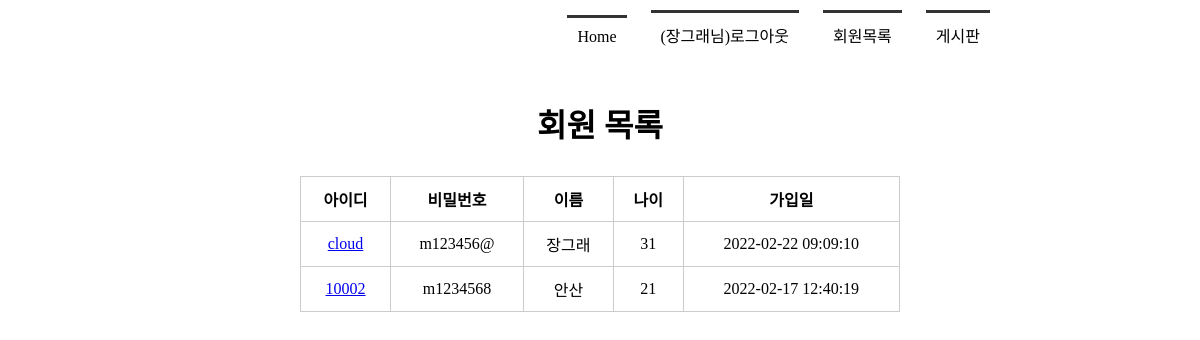
The page /memberlist/ (signed in) on the database its author committed.
### tables this page shows
CREATE TABLE member(
            mid char(5) PRIMARY KEY,
            passwd  char(8) NOT NULL,
            name    text NOT NULL,
            age integer,
            regDate timestamp date DEFAULT (datetime('now', 'localtime'))
        );

### app.py (the view)
@app.route('/memberlist/')
def memberlist():
    rs = select_member()
    return render_template('memberlist.html', rs = rs)

### model/model_member.py (called while the page is built)
def getconn():
    conn = sqlite3.connect("./members.db")
    return conn

def select_member():
    conn = getconn()
    cur = conn.cursor()
    sql = "SELECT * FROM member ORDER BY regDate DESC"
    cur.execute(sql)
    rs = cur.fetchall()
    conn.close()
    return rs

### templates/memberlist.html (shortened to what this page needs)
<!DOCTYPE html>
<html lang="en">
<head>
    <link rel="stylesheet" href="{{ url_for('static', filename='style.css')  }}">
</head>
<body>
    <div id="container">
        {% include 'navbar.html' %}
        <section>
            <h1>회원 목록</h1>
            <table>
                <tr>
                    <th>아이디</th><th>비밀번호</th><th>이름</th><th>나이</th><th>가입일</th>
                </tr>
                {% for i in rs %}
                <tr>
                    <td><a href="{{ url_for('member_view', id=i[0]) }}">{{ i[0] }}</a></td>
                    <td>{{ i[1] }}</td>
                    <td>{{ i[2] }}</td>
                    <td>{{ i[3] }}</td>
                    <td>{{ i[4] }}</td>
                </tr>
                {% endfor %}
            </table>
        </section>
    </div>
</body>
</html>

### templates/navbar.html
<header>
    <nav>
        <ul>
            {% if session %}
                <li><a href="{{ url_for('index') }}">Home</a></li>
                <li><a href="{{ url_for('logout') }}">({{ session['userName'] }}님)로그아웃</a></li>
                <li><a href="{{ url_for('memberlist') }}">회원목록</a></li>
                <li><a href="{{ url_for('boardlist') }}">게시판</a></li>
            {% else %}
                <li><a href="{{ url_for('index') }}">Home</a></li>
                <li><a href="{{ url_for('login') }}">로그인</a></li>
                <li><a href="{{ url_for('register') }}">회원가입</a></li>
                <li><a href="{{ url_for('boardlist') }}">게시판</a></li>
            {% endif %}
        </ul>
    </nav>
</header>

### static/style.css (style rules this page uses)
* { margin: 0; padding: 0; }
#container { width: 1000px; margin: 0 auto; }
header { height: 100px; }
nav ul { list-style: none; text-align: right; margin-right: 100px; }
nav ul li { display: inline-block; margin: 10px; border-top: 3px solid #333; padding: 10px; }
nav ul li a { text-decoration: none; color: #000; }
section { text-align: center; }
section h1 { font-size: 2em; margin-bottom: 30px; }
section table { width: 600px; margin:0 auto; border-collapse: collapse; }
section table, th, td { border: 1px solid #ccc; padding: 10px }

### rows shown on the page
member: userName "장그래", mid "cloud", passwd "m123456@", name "장그래", age "31", regDate "2022-02-22 09:09:10"
member: mid "10002", passwd "m1234568", name "안산", age "21", regDate "2022-02-17 12:40:19"
